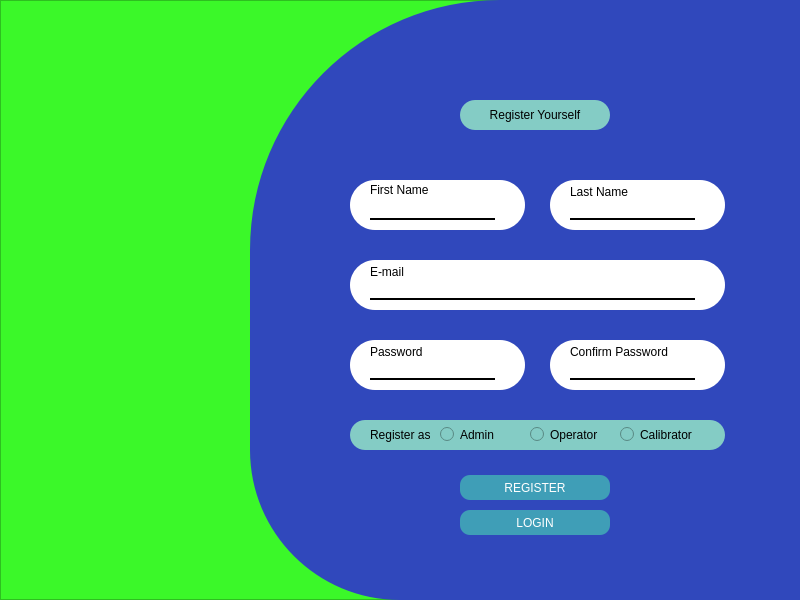
<?xml version="1.0" encoding="UTF-8"?>
<ui version="4.0">
 <class>MainWindow</class>
 <widget class="QMainWindow" name="MainWindow">
  <property name="geometry">
   <rect>
    <x>0</x>
    <y>0</y>
    <width>800</width>
    <height>600</height>
   </rect>
  </property>
  <property name="windowTitle">
   <string>MainWindow</string>
  </property>
  <widget class="QWidget" name="centralwidget">
   <widget class="QFrame" name="frame">
    <property name="enabled">
     <bool>true</bool>
    </property>
    <property name="geometry">
     <rect>
      <x>0</x>
      <y>0</y>
      <width>800</width>
      <height>600</height>
     </rect>
    </property>
    <property name="acceptDrops">
     <bool>false</bool>
    </property>
    <property name="styleSheet">
     <string notr="true">background-color:rgb(59, 248, 41);
</string>
    </property>
    <property name="frameShape">
     <enum>QFrame::StyledPanel</enum>
    </property>
    <property name="frameShadow">
     <enum>QFrame::Raised</enum>
    </property>
    <widget class="QFrame" name="frame_2">
     <property name="geometry">
      <rect>
       <x>250</x>
       <y>0</y>
       <width>550</width>
       <height>600</height>
      </rect>
     </property>
     <property name="font">
      <font>
       <pointsize>48</pointsize>
      </font>
     </property>
     <property name="styleSheet">
      <string notr="true">background-color:rgb(48, 72, 188);
border-top-left-radius:250px;
border-bottom-left-radius:150px;</string>
     </property>
     <property name="frameShape">
      <enum>QFrame::StyledPanel</enum>
     </property>
     <property name="frameShadow">
      <enum>QFrame::Raised</enum>
     </property>
     <widget class="QFrame" name="frame_3">
      <property name="geometry">
       <rect>
        <x>100</x>
        <y>180</y>
        <width>175</width>
        <height>50</height>
       </rect>
      </property>
      <property name="styleSheet">
       <string notr="true">background-color:white;
border-radius:25px;</string>
      </property>
      <property name="frameShape">
       <enum>QFrame::StyledPanel</enum>
      </property>
      <property name="frameShadow">
       <enum>QFrame::Raised</enum>
      </property>
      <widget class="QLabel" name="label_3">
       <property name="geometry">
        <rect>
         <x>20</x>
         <y>5</y>
         <width>100</width>
         <height>10</height>
        </rect>
       </property>
       <property name="text">
        <string>First Name</string>
       </property>
      </widget>
      <widget class="QLineEdit" name="lineEdit">
       <property name="geometry">
        <rect>
         <x>20</x>
         <y>20</y>
         <width>125</width>
         <height>20</height>
        </rect>
       </property>
       <property name="styleSheet">
        <string notr="true">border:0px;
border-bottom:2px solid black;</string>
       </property>
      </widget>
     </widget>
     <widget class="QFrame" name="frame_4">
      <property name="geometry">
       <rect>
        <x>300</x>
        <y>180</y>
        <width>175</width>
        <height>50</height>
       </rect>
      </property>
      <property name="styleSheet">
       <string notr="true">background-color:white;
border-radius:25px;</string>
      </property>
      <property name="frameShape">
       <enum>QFrame::StyledPanel</enum>
      </property>
      <property name="frameShadow">
       <enum>QFrame::Raised</enum>
      </property>
      <widget class="QLabel" name="label_4">
       <property name="geometry">
        <rect>
         <x>20</x>
         <y>5</y>
         <width>100</width>
         <height>13</height>
        </rect>
       </property>
       <property name="text">
        <string>Last Name</string>
       </property>
      </widget>
      <widget class="QLineEdit" name="lineEdit_2">
       <property name="geometry">
        <rect>
         <x>20</x>
         <y>20</y>
         <width>125</width>
         <height>20</height>
        </rect>
       </property>
       <property name="styleSheet">
        <string notr="true">border:0px;
border-bottom:2px solid black;</string>
       </property>
      </widget>
     </widget>
     <widget class="QFrame" name="frame_5">
      <property name="geometry">
       <rect>
        <x>100</x>
        <y>260</y>
        <width>375</width>
        <height>50</height>
       </rect>
      </property>
      <property name="styleSheet">
       <string notr="true">background-color:white;
border-radius:25px;</string>
      </property>
      <property name="frameShape">
       <enum>QFrame::StyledPanel</enum>
      </property>
      <property name="frameShadow">
       <enum>QFrame::Raised</enum>
      </property>
      <widget class="QLabel" name="label_5">
       <property name="geometry">
        <rect>
         <x>20</x>
         <y>5</y>
         <width>100</width>
         <height>13</height>
        </rect>
       </property>
       <property name="text">
        <string>E-mail</string>
       </property>
      </widget>
      <widget class="QLineEdit" name="lineEdit_3">
       <property name="geometry">
        <rect>
         <x>20</x>
         <y>20</y>
         <width>325</width>
         <height>20</height>
        </rect>
       </property>
       <property name="styleSheet">
        <string notr="true">border:0px;
border-bottom:2px solid black;</string>
       </property>
      </widget>
     </widget>
     <widget class="QFrame" name="frame_6">
      <property name="geometry">
       <rect>
        <x>100</x>
        <y>340</y>
        <width>175</width>
        <height>50</height>
       </rect>
      </property>
      <property name="styleSheet">
       <string notr="true">background-color:white;
border-radius:25px;</string>
      </property>
      <property name="frameShape">
       <enum>QFrame::StyledPanel</enum>
      </property>
      <property name="frameShadow">
       <enum>QFrame::Raised</enum>
      </property>
      <widget class="QLabel" name="label_6">
       <property name="geometry">
        <rect>
         <x>20</x>
         <y>5</y>
         <width>100</width>
         <height>13</height>
        </rect>
       </property>
       <property name="text">
        <string>Password</string>
       </property>
      </widget>
      <widget class="QLineEdit" name="lineEdit_4">
       <property name="geometry">
        <rect>
         <x>20</x>
         <y>20</y>
         <width>125</width>
         <height>20</height>
        </rect>
       </property>
       <property name="styleSheet">
        <string notr="true">border:0px;
border-bottom:2px solid black;</string>
       </property>
      </widget>
     </widget>
     <widget class="QFrame" name="frame_7">
      <property name="geometry">
       <rect>
        <x>300</x>
        <y>340</y>
        <width>175</width>
        <height>50</height>
       </rect>
      </property>
      <property name="styleSheet">
       <string notr="true">background-color:white;
border-radius:25px;</string>
      </property>
      <property name="frameShape">
       <enum>QFrame::StyledPanel</enum>
      </property>
      <property name="frameShadow">
       <enum>QFrame::Raised</enum>
      </property>
      <widget class="QLabel" name="label_7">
       <property name="geometry">
        <rect>
         <x>20</x>
         <y>5</y>
         <width>100</width>
         <height>13</height>
        </rect>
       </property>
       <property name="text">
        <string>Confirm Password</string>
       </property>
      </widget>
      <widget class="QLineEdit" name="lineEdit_5">
       <property name="geometry">
        <rect>
         <x>20</x>
         <y>20</y>
         <width>125</width>
         <height>20</height>
        </rect>
       </property>
       <property name="styleSheet">
        <string notr="true">border:0px;
border-bottom:2px solid black;</string>
       </property>
      </widget>
     </widget>
     <widget class="QPushButton" name="pushButton">
      <property name="geometry">
       <rect>
        <x>210</x>
        <y>475</y>
        <width>150</width>
        <height>25</height>
       </rect>
      </property>
      <property name="styleSheet">
       <string notr="true">QPushButton{
background-color:rgb(63, 158, 183);
color:white;
border-radius:10px;
}
QPushButton:hover{
background-color:rgb(107, 198, 182);
color:white;
}</string>
      </property>
      <property name="text">
       <string>REGISTER</string>
      </property>
     </widget>
     <widget class="QFrame" name="frame_8">
      <property name="geometry">
       <rect>
        <x>210</x>
        <y>100</y>
        <width>150</width>
        <height>30</height>
       </rect>
      </property>
      <property name="styleSheet">
       <string notr="true">background-color:rgb(132, 204, 197);
border-radius:15px;
</string>
      </property>
      <property name="frameShape">
       <enum>QFrame::StyledPanel</enum>
      </property>
      <property name="frameShadow">
       <enum>QFrame::Raised</enum>
      </property>
      <widget class="QLabel" name="label_2">
       <property name="geometry">
        <rect>
         <x>25</x>
         <y>5</y>
         <width>100</width>
         <height>20</height>
        </rect>
       </property>
       <property name="text">
        <string>Register Yourself</string>
       </property>
       <property name="alignment">
        <set>Qt::AlignCenter</set>
       </property>
      </widget>
     </widget>
     <widget class="QFrame" name="frame_9">
      <property name="geometry">
       <rect>
        <x>100</x>
        <y>420</y>
        <width>375</width>
        <height>30</height>
       </rect>
      </property>
      <property name="styleSheet">
       <string notr="true">background-color:rgb(132, 204, 197);
border-radius:15px;
</string>
      </property>
      <property name="frameShape">
       <enum>QFrame::StyledPanel</enum>
      </property>
      <property name="frameShadow">
       <enum>QFrame::Raised</enum>
      </property>
      <widget class="QLabel" name="label_8">
       <property name="geometry">
        <rect>
         <x>20</x>
         <y>7</y>
         <width>60</width>
         <height>15</height>
        </rect>
       </property>
       <property name="text">
        <string>Register as</string>
       </property>
       <property name="alignment">
        <set>Qt::AlignLeading|Qt::AlignLeft|Qt::AlignVCenter</set>
       </property>
      </widget>
      <widget class="QRadioButton" name="radioButton">
       <property name="geometry">
        <rect>
         <x>90</x>
         <y>7</y>
         <width>80</width>
         <height>15</height>
        </rect>
       </property>
       <property name="text">
        <string>Admin</string>
       </property>
      </widget>
      <widget class="QRadioButton" name="radioButton_2">
       <property name="geometry">
        <rect>
         <x>270</x>
         <y>7</y>
         <width>82</width>
         <height>15</height>
        </rect>
       </property>
       <property name="text">
        <string>Calibrator</string>
       </property>
      </widget>
      <widget class="QRadioButton" name="radioButton_3">
       <property name="geometry">
        <rect>
         <x>180</x>
         <y>7</y>
         <width>80</width>
         <height>15</height>
        </rect>
       </property>
       <property name="text">
        <string>Operator</string>
       </property>
      </widget>
     </widget>
     <widget class="QPushButton" name="pushButton_2">
      <property name="geometry">
       <rect>
        <x>210</x>
        <y>510</y>
        <width>150</width>
        <height>25</height>
       </rect>
      </property>
      <property name="styleSheet">
       <string notr="true">QPushButton{
background-color:rgb(63, 158, 183);
color:white;
border-radius:10px;
}
QPushButton:hover{
background-color:rgb(107, 198, 182);
color:white;
}</string>
      </property>
      <property name="text">
       <string>LOGIN</string>
      </property>
     </widget>
    </widget>
    <widget class="QLabel" name="label">
     <property name="geometry">
      <rect>
       <x>75</x>
       <y>250</y>
       <width>100</width>
       <height>100</height>
      </rect>
     </property>
     <property name="styleSheet">
      <string notr="true">image:url(:/Images/sngpl_logo.jpg);</string>
     </property>
     <property name="text">
      <string/>
     </property>
    </widget>
   </widget>
  </widget>
 </widget>
 <resources>
  <include location="../images/back.qrc"/>
 </resources>
 <connections/>
</ui>
